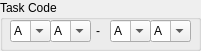
  <widget class="QGroupBox" name="groupBox_3">
   <property name="geometry">
    <rect>
     <x>430</x>
     <y>10</y>
     <width>201</width>
     <height>51</height>
    </rect>
   </property>
   <property name="title">
    <string>Task Code</string>
   </property>
   <widget class="QComboBox" name="comboBox_9">
    <property name="geometry">
     <rect>
      <x>50</x>
      <y>20</y>
      <width>41</width>
      <height>22</height>
     </rect>
    </property>
    <property name="editable">
     <bool>true</bool>
    </property>
    <property name="maxVisibleItems">
     <number>10</number>
    </property>
    <item>
     <property name="text">
      <string>A</string>
     </property>
    </item>
    <item>
     <property name="text">
      <string>B</string>
     </property>
    </item>
    <item>
     <property name="text">
      <string>C</string>
     </property>
    </item>
    <item>
     <property name="text">
      <string>D</string>
     </property>
    </item>
    <item>
     <property name="text">
      <string>E</string>
     </property>
    </item>
    <item>
     <property name="text">
      <string>F</string>
     </property>
    </item>
    <item>
     <property name="text">
      <string>G</string>
     </property>
    </item>
    <item>
     <property name="text">
      <string>H</string>
     </property>
    </item>
    <item>
     <property name="text">
      <string>I</string>
     </property>
    </item>
    <item>
     <property name="text">
      <string>J</string>
     </property>
    </item>
    <item>
     <property name="text">
      <string>K</string>
     </property>
    </item>
    <item>
     <property name="text">
      <string>L</string>
     </property>
    </item>
    <item>
     <property name="text">
      <string>M</string>
     </property>
    </item>
    <item>
     <property name="text">
      <string>N</string>
     </property>
    </item>
    <item>
     <property name="text">
      <string>O</string>
     </property>
    </item>
    <item>
     <property name="text">
      <string>P</string>
     </property>
    </item>
    <item>
     <property name="text">
      <string>Q</string>
     </property>
    </item>
    <item>
     <property name="text">
      <string>R</string>
     </property>
    </item>
    <item>
     <property name="text">
      <string>S</string>
     </property>
    </item>
    <item>
     <property name="text">
      <string>T</string>
     </property>
    </item>
    <item>
     <property name="text">
      <string>U</string>
     </property>
    </item>
    <item>
     <property name="text">
      <string>V</string>
     </property>
    </item>
    <item>
     <property name="text">
      <string>W</string>
     </property>
    </item>
    <item>
     <property name="text">
      <string>X</string>
     </property>
    </item>
    <item>
     <property name="text">
      <string>Y</string>
     </property>
    </item>
    <item>
     <property name="text">
      <string>Z</string>
     </property>
    </item>
   </widget>
   <widget class="QLabel" name="label_7">
    <property name="geometry">
     <rect>
      <x>90</x>
      <y>20</y>
      <width>16</width>
      <height>21</height>
     </rect>
    </property>
    <property name="layoutDirection">
     <enum>Qt::LeftToRight</enum>
    </property>
    <property name="text">
     <string>-</string>
    </property>
    <property name="alignment">
     <set>Qt::AlignCenter</set>
    </property>
    <property name="indent">
     <number>0</number>
    </property>
   </widget>
   <widget class="QComboBox" name="comboBox_12">
    <property name="geometry">
     <rect>
      <x>10</x>
      <y>20</y>
      <width>41</width>
      <height>22</height>
     </rect>
    </property>
    <property name="editable">
     <bool>true</bool>
    </property>
    <property name="maxVisibleItems">
     <number>10</number>
    </property>
    <item>
     <property name="text">
      <string>A</string>
     </property>
    </item>
    <item>
     <property name="text">
      <string>B</string>
     </property>
    </item>
    <item>
     <property name="text">
      <string>C</string>
     </property>
    </item>
    <item>
     <property name="text">
      <string>D</string>
     </property>
    </item>
    <item>
     <property name="text">
      <string>E</string>
     </property>
    </item>
    <item>
     <property name="text">
      <string>F</string>
     </property>
    </item>
    <item>
     <property name="text">
      <string>G</string>
     </property>
    </item>
    <item>
     <property name="text">
      <string>H</string>
     </property>
    </item>
    <item>
     <property name="text">
      <string>I</string>
     </property>
    </item>
    <item>
     <property name="text">
      <string>J</string>
     </property>
    </item>
    <item>
     <property name="text">
      <string>K</string>
     </property>
    </item>
    <item>
     <property name="text">
      <string>L</string>
     </property>
    </item>
    <item>
     <property name="text">
      <string>M</string>
     </property>
    </item>
    <item>
     <property name="text">
      <string>N</string>
     </property>
    </item>
    <item>
     <property name="text">
      <string>O</string>
     </property>
    </item>
    <item>
     <property name="text">
      <string>P</string>
     </property>
    </item>
    <item>
     <property name="text">
      <string>Q</string>
     </property>
    </item>
    <item>
     <property name="text">
      <string>R</string>
     </property>
    </item>
    <item>
     <property name="text">
      <string>S</string>
     </property>
    </item>
    <item>
     <property name="text">
      <string>T</string>
     </property>
    </item>
    <item>
     <property name="text">
      <string>U</string>
     </property>
    </item>
    <item>
     <property name="text">
      <string>V</string>
     </property>
    </item>
    <item>
     <property name="text">
      <string>W</string>
     </property>
    </item>
    <item>
     <property name="text">
      <string>X</string>
     </property>
    </item>
    <item>
     <property name="text">
      <string>Y</string>
     </property>
    </item>
    <item>
     <property name="text">
      <string>Z</string>
     </property>
    </item>
   </widget>
   <widget class="QComboBox" name="comboBox_10">
    <property name="geometry">
     <rect>
      <x>150</x>
      <y>20</y>
      <width>41</width>
      <height>22</height>
     </rect>
    </property>
    <property name="editable">
     <bool>true</bool>
    </property>
    <property name="maxVisibleItems">
     <number>10</number>
    </property>
    <item>
     <property name="text">
      <string>A</string>
     </property>
    </item>
    <item>
     <property name="text">
      <string>B</string>
     </property>
    </item>
    <item>
     <property name="text">
      <string>C</string>
     </property>
    </item>
    <item>
     <property name="text">
      <string>D</string>
     </property>
    </item>
    <item>
     <property name="text">
      <string>E</string>
     </property>
    </item>
    <item>
     <property name="text">
      <string>F</string>
     </property>
    </item>
    <item>
     <property name="text">
      <string>G</string>
     </property>
    </item>
    <item>
     <property name="text">
      <string>H</string>
     </property>
    </item>
    <item>
     <property name="text">
      <string>I</string>
     </property>
    </item>
    <item>
     <property name="text">
      <string>J</string>
     </property>
    </item>
    <item>
     <property name="text">
      <string>K</string>
     </property>
    </item>
    <item>
     <property name="text">
      <string>L</string>
     </property>
    </item>
    <item>
     <property name="text">
      <string>M</string>
     </property>
    </item>
    <item>
     <property name="text">
      <string>N</string>
     </property>
    </item>
    <item>
     <property name="text">
      <string>O</string>
     </property>
    </item>
    <item>
     <property name="text">
      <string>P</string>
     </property>
    </item>
    <item>
     <property name="text">
      <string>Q</string>
     </property>
    </item>
    <item>
     <property name="text">
      <string>R</string>
     </property>
    </item>
    <item>
     <property name="text">
      <string>S</string>
     </property>
    </item>
    <item>
     <property name="text">
      <string>T</string>
     </property>
    </item>
    <item>
     <property name="text">
      <string>U</string>
     </property>
    </item>
    <item>
     <property name="text">
      <string>V</string>
     </property>
    </item>
    <item>
     <property name="text">
      <string>W</string>
     </property>
    </item>
    <item>
     <property name="text">
      <string>X</string>
     </property>
    </item>
    <item>
     <property name="text">
      <string>Y</string>
     </property>
    </item>
    <item>
     <property name="text">
      <string>Z</string>
     </property>
    </item>
   </widget>
   <widget class="QComboBox" name="comboBox_13">
    <property name="geometry">
     <rect>
      <x>110</x>
      <y>20</y>
      <width>41</width>
      <height>22</height>
     </rect>
    </property>
    <property name="editable">
     <bool>true</bool>
    </property>
    <property name="maxVisibleItems">
     <number>10</number>
    </property>
    <item>
     <property name="text">
      <string>A</string>
     </property>
    </item>
    <item>
     <property name="text">
      <string>B</string>
     </property>
    </item>
    <item>
     <property name="text">
      <string>C</string>
     </property>
    </item>
    <item>
     <property name="text">
      <string>D</string>
     </property>
    </item>
    <item>
     <property name="text">
      <string>E</string>
     </property>
    </item>
    <item>
     <property name="text">
      <string>F</string>
     </property>
    </item>
    <item>
     <property name="text">
      <string>G</string>
     </property>
    </item>
    <item>
     <property name="text">
      <string>H</string>
     </property>
    </item>
    <item>
     <property name="text">
      <string>I</string>
     </property>
    </item>
    <item>
     <property name="text">
      <string>J</string>
     </property>
    </item>
    <item>
     <property name="text">
      <string>K</string>
     </property>
    </item>
    <item>
     <property name="text">
      <string>L</string>
     </property>
    </item>
    <item>
     <property name="text">
      <string>M</string>
     </property>
    </item>
    <item>
     <property name="text">
      <string>N</string>
     </property>
    </item>
    <item>
     <property name="text">
      <string>O</string>
     </property>
    </item>
    <item>
     <property name="text">
      <string>P</string>
     </property>
    </item>
    <item>
     <property name="text">
      <string>Q</string>
     </property>
    </item>
    <item>
     <property name="text">
      <string>R</string>
     </property>
    </item>
    <item>
     <property name="text">
      <string>S</string>
     </property>
    </item>
    <item>
     <property name="text">
      <string>T</string>
     </property>
    </item>
    <item>
     <property name="text">
      <string>U</string>
     </property>
    </item>
    <item>
     <property name="text">
      <string>V</string>
     </property>
    </item>
    <item>
     <property name="text">
      <string>W</string>
     </property>
    </item>
    <item>
     <property name="text">
      <string>X</string>
     </property>
    </item>
    <item>
     <property name="text">
      <string>Y</string>
     </property>
    </item>
    <item>
     <property name="text">
      <string>Z</string>
     </property>
    </item>
   </widget>
  </widget>
